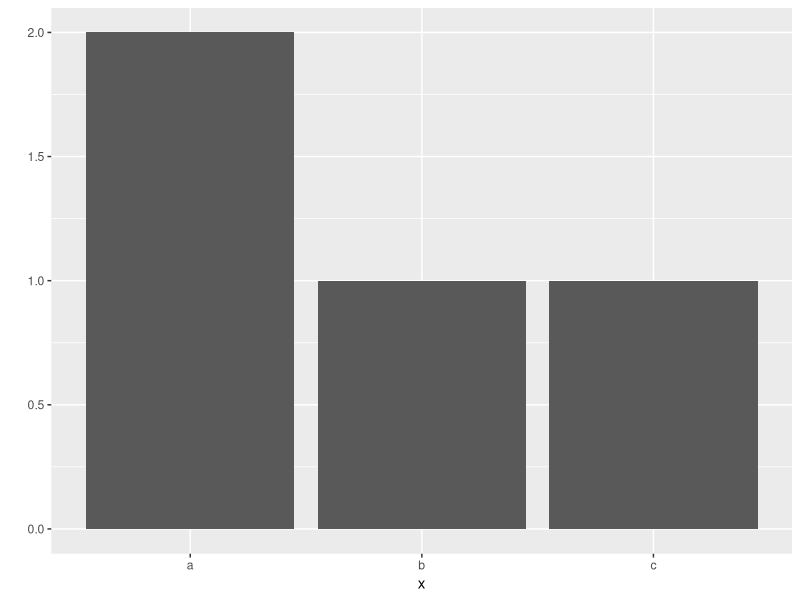
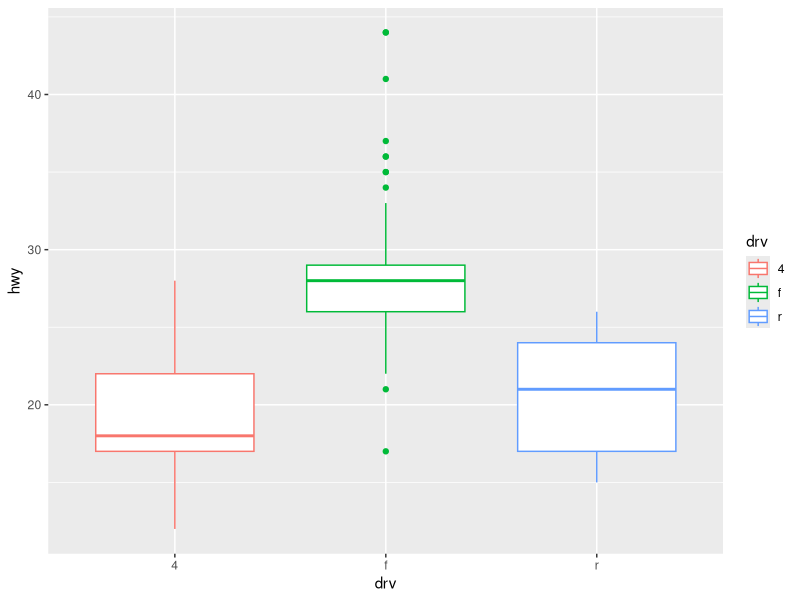

Generate these figures, in order, with R:
# 패키지 설치
install.packages("ggplot2")
# 패키지 로드
library(ggplot2)
x <- c("a", "a", "b", "c")
x

qplot(x)
# collapse 같은 parameter들을 활용하여 함수에 적용하기
# 그래프생성
qplot(data = mpg, x = drv, y=hwy, geom= "boxplot", colour = drv)
# + geom = line/ boxplot(상자그림 형태ㅡ , colour= drv별 색 표현 )

# 함수의 기능이 궁금할 떄 
?qplot

mpg <- as.data.frame(ggplot2::mpg) # 패키지의 mpg데이터 불러와 데이터 프레임 만들기
mpg

?mpg # mpg 설명글 출력

